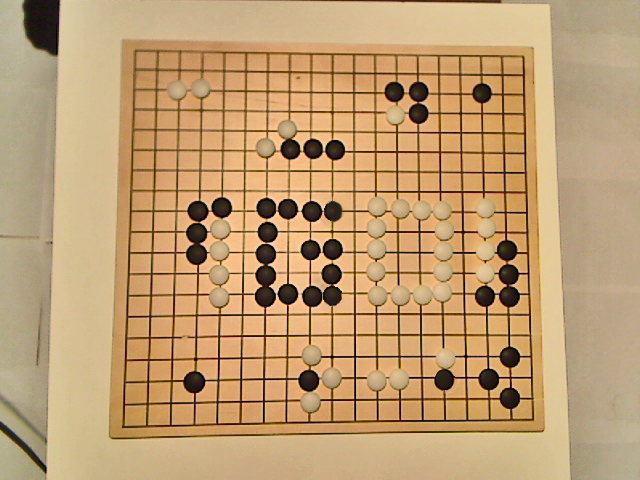
#> input picture image/board8.jpg, 640 x 480 px
$ python Scanner.py   (older library calls are emulated)
#> lines starting #> are read from the running program, lines starting #| are printed output that depends on the picture; after the words box and inside, x2 and y2 are one past the last pixel; in counts of white or black regions, pixels touching at a corner belong together
#> further down, img is the input picture: shape (480, 640, 3); mean B, G, R 114, 157.6, 191.4
#| Image size: (480, 640, 3)
### utils.py
import cv2
import matplotlib.pyplot as plt
import random


def imshow(img, title='Image'):
#> called with title = 'original image'
    plt.figure(random.choice(range(10000)))
    plt.title(title)
    if img.ndim == 3:
        plt.imshow(cv2.cvtColor(img, cv2.COLOR_BGR2RGB))
    else:
        plt.imshow(img, cmap='gray')
        # plt,imshow(cv2.cvtColor(img, cv2.COLOR_GRAY2RGB))
    plt.show()

### detect_board.py
import cv2
from utils import imshow
import numpy as np
from numpy.random import randint


def calc_bbox_area(b):
    return b[2] * b[3]


def calc_bbox_area_sum(bboxes):
    area_sum = 0
    for b in bboxes:
        area = calc_bbox_area(b)
        # print('area', area)
        area_sum += area

    return area_sum


# [21 lines left out: function delete_small_component, not called in this run]


def automatic_warp(img):
    imgHSV = cv2.cvtColor(img, cv2.COLOR_BGR2HSV)
#> imgHSV: shape (480, 640, 3); mean H, S, V 18.6, 107.4, 191.4

    v_channel = cv2.split(imgHSV)

    source_channel = v_channel[1]
    source_channel = cv2.medianBlur(source_channel, 3)

    # [5 lines of commented-out code are left out]

    threhold, source_channel = cv2.threshold(source_channel, 0, 255, cv2.THRESH_BINARY + cv2.THRESH_OTSU)  # + cv2.THRESH_OTSU
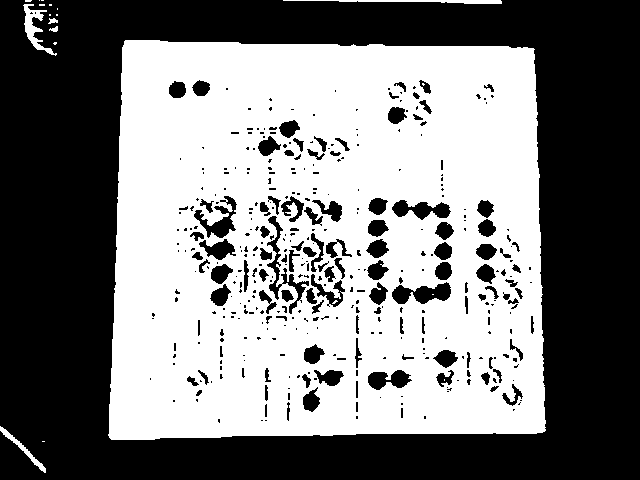
#> source_channel: shape (480, 640); 48.9% white; 20 white regions (14 under 20 px)
#> threhold = 106

    # source_channel = 255 - source_channel + cannyImg

    imshow(source_channel, 'source_channel threshold')

    clone = source_channel.copy()
    clone, contours, hierarchy = cv2.findContours(clone, cv2.RETR_LIST, cv2.CHAIN_APPROX_SIMPLE, offset=(0, 0))
#> contours = 434 contours, 278 with area under 20; largest, box (x1, y1, x2, y2) and area: (108, 40, 546, 440) 165288, (391, 281, 452, 305) 858, (193, 195, 238, 239) 784, (391, 199, 452, 221) 726, (367, 369, 413, 391) 603

    if len(contours) == 0:
        print('No contours found!')
        return None

    factor = 0.065
    bboxes = []
    new_contours = []
    for c in contours:
        # print('contour:', c.shape)
        b = cv2.approxPolyDP(c, cv2.arcLength(c, True) * factor, True)
        new_contours.append(b)
        # print('box:', cv2.boundingRect(b))
        bboxes.append(cv2.boundingRect(b))
#> this loop made 434 passes
#> b on passes 1 to 3: [[42, 441], [44, 441]], [[0, 426], [45, 472]], [[264, 420], [265, 419], [267, 420], [266, 421]]
#> after the loop, bboxes = 434 items, first 6: (42, 441, 3, 1), (0, 426, 46, 47), (264, 419, 4, 3), (260, 419, 4, 3), (217, 418, 4, 6), (423, 415, 4, 5); new_contours = 434 contours, 317 with area under 20; largest, box (x1, y1, x2, y2) and area: (111, 41, 546, 440) 164384, (194, 197, 237, 239) 692, (284, 267, 310, 315) 538, (367, 369, 413, 391) 522, (198, 238, 237, 258) 469

    bbox_area_sum = calc_bbox_area_sum(bboxes)
#> the loop in calc_bbox_area_sum, `for b in bboxes:` made 434 passes
#> (b, area, area_sum) on passes 2, 5, 6: ((0, 426, 46, 47), 2162, 2165), ((217, 418, 4, 6), 24, 2213), ((423, 415, 4, 5), 20, 2233)
#> after the loop in calc_bbox_area_sum, `for b in bboxes:`: area_sum = 216916
#> bbox_area_sum = 216916
    mean_area = bbox_area_sum / len(contours)
#> mean_area = 499.8

    assert len(bboxes) == len(new_contours)

    # print(len(new_contours))
    # print(hierarchy.shape)

    # print(mean_area)

    edge_factor = 0.995
    max_width = img.shape[1] * edge_factor
    max_height = img.shape[0] * edge_factor

    drawing = img.copy()
    for i, _ in enumerate(new_contours):
        color = (randint(0, 255), randint(0, 255), randint(0, 255))
        cv2.drawContours(drawing, new_contours, i, color, 2, 8, hierarchy, 0, (0, 0))
#> this loop made 434 passes
#> color on passes 1 to 3: (172, 47, 117), (192, 67, 251), (195, 103, 9)
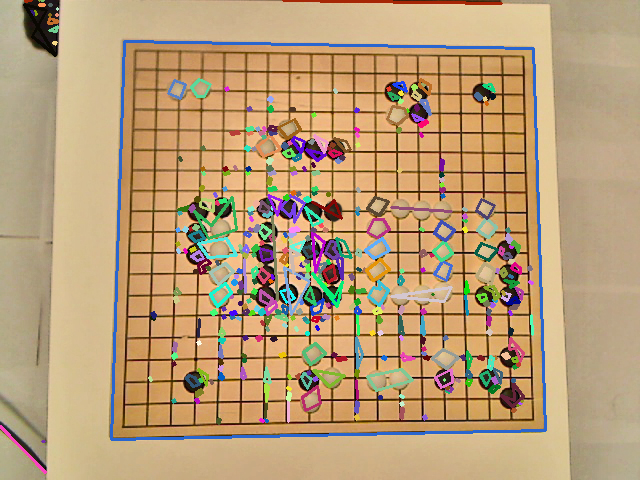
#> drawing: shape (480, 640, 3); 9.6% of pixels changed, all inside (x1, y1, x2, y2) = (0, 0, 547, 474)

    for b in bboxes:
        cv2.rectangle(drawing, (b[0], b[1]), (b[0] + b[2], b[1] + b[3]), (255, 255, 255), 2, 8)
#> this loop made 434 passes
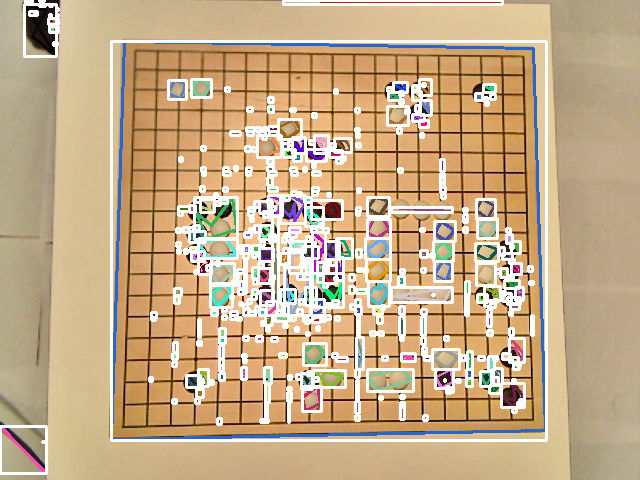
#> drawing: shape (480, 640, 3); 12.53% of pixels changed, all inside (x1, y1, x2, y2) = (0, 0, 548, 475)

    imshow(drawing, 'drawing')

    final_bboxes = []
    final_coutours = []
    # print(bboxes)
    for i, c in enumerate(new_contours):
        box = bboxes[i]
        box_width = box[2]
        box_height = box[3]
        area = box_height * box_width

        if (box_width > max_width and box_height > max_height):
            # print(max_height, max_width)
            # print(box_height, box_width)
            # print('contour removed due to size')
            pass
        elif area < mean_area:
            # print('contour removed due to area')
            pass
        elif c.shape[0] != 4:
            # print('contour removed due to shape')
            pass
        else:
            final_bboxes.append(box)
            final_coutours.append(c)
#> this loop made 434 passes
#> (c, box, box_width, box_height, area) on passes 2, 5, 6: ([[0, 426], [45, 472]], (0, 426, 46, 47), 46, 47, 2162), ([[218, 418], [220, 419], [219, 423], [217, 421]], (217, 418, 4, 6), 4, 6, 24), ([[423, 416], [425, 415], [426, 418], [424, 419]], (423, 415, 4, 5), 4, 5, 20)
#> after the loop, final_bboxes = [(367, 369, 46, 22), (432, 349, 27, 20), (303, 343, 23, 22), (210, 283, 22, 24), (312, 273, 31, 34), (210, 263, 24, 22), (366, 259, 24, 22), (365, 238, 25, 21), (198, 238, 39, 20), (311, 200, 31, 19), (257, 135, 24, 22), (111, 41, 435, 399), (24, 4, 32, 52)]; final_coutours = 13 contours; largest, box (x1, y1, x2, y2) and area: (111, 41, 546, 440) 164384, (367, 369, 413, 391) 522, (198, 238, 237, 258) 469, (257, 135, 281, 157) 252, (432, 349, 459, 369) 248

    if len(final_coutours) == 0:
        print('all contours removed!')
        return None

    if len(final_coutours) > 1:
        final_coutours = sorted(final_coutours, key=cv2.contourArea, reverse=True)
        final_bboxes = sorted(final_bboxes, key=calc_bbox_area, reverse=True)
#> final_bboxes = [(111, 41, 435, 399), (24, 4, 32, 52), (312, 273, 31, 34), (367, 369, 46, 22), (198, 238, 39, 20), (311, 200, 31, 19), (432, 349, 27, 20), (210, 283, 22, 24), (210, 263, 24, 22), (366, 259, 24, 22), (257, 135, 24, 22), (365, 238, 25, 21), (303, 343, 23, 22)]

    board_contour = final_coutours[0]
#> board_contour = [[124, 41], [111, 439], [545, 430], [533, 48]]
    board_box = final_bboxes[0]
#> board_box = (111, 41, 435, 399)

    if board_contour.shape[0] != 4:
        print('final contour errer!')
        return None

    center = (board_box[0] + board_box[2] / 2, board_box[1] + board_box[3] / 2)
#> center = (328.5, 240.5)

    # print(board_contour)
    upper = []
    lower = []
    for p in board_contour[:, 0, :]:
        if p[1] < center[1]:
            upper.append(p)
        else:
            lower.append(p)
#> this loop made 4 passes
#> after the loop, lower = [[111, 439], [545, 430]]; upper = [[124, 41], [533, 48]]

    if len(upper) != 2 or len(lower) != 2:
        print('can not split')
        return None

    p0 = upper[0]
#> p0 = [124, 41]
    p1 = upper[1]
#> p1 = [533, 48]
    if p0[0] > p1[0]:
        p0 = upper[1]
        p1 = upper[0]

    p2 = lower[0]
#> p2 = [111, 439]
    p3 = lower[1]
#> p3 = [545, 430]
    if p2[0] < p3[0]:
        p2 = lower[1]
#> p2 = [545, 430]
        p3 = lower[0]
#> p3 = [111, 439]

    final_draw = img.copy()
    cv2.rectangle(final_draw, (board_box[0], board_box[1]),
                  (board_box[0] + board_box[2], board_box[1] + board_box[3]),
                  (0, 0, 255), 4, 8)
    cv2.drawContours(final_draw, [board_contour], 0, (0, 255, 0), 2, 8)
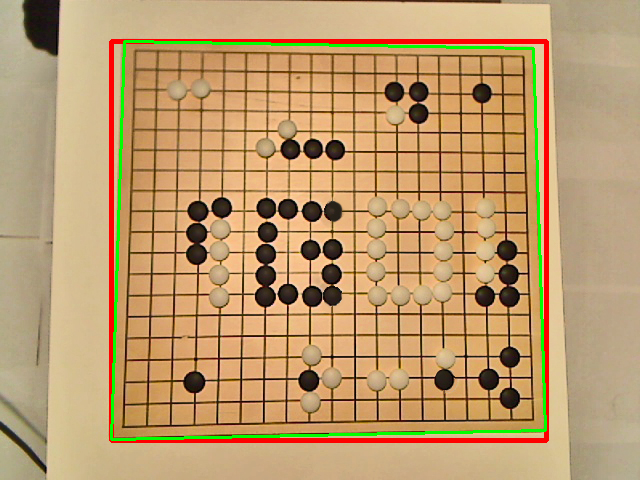
#> final_draw: shape (480, 640, 3); mean B, G, R 109, 154.7, 189.3

    print('Auto detect corner:', p0, p1, p2, p3)
#| Auto detect corner: [124  41] [533  48] [545 430] [111 439]

    imshow(final_draw, 'final_draw')

    return p0, p1, p2, p3


def getWarpedImg(img):
    corner = automatic_warp(img)
#> corner = ([124, 41], [533, 48], [545, 430], [111, 439])

    if corner is None:
        raise ValueError('Failed to found board!')

    warpedImg = warpImg(img, corner)

    return warpedImg


def warpImg(img, corner):
    imgSize = min(img.shape[0:2])
    dstSize = imgSize

    src = []
    for i in range(4):
        src.append(corner[i])
#> after the loop, src = [[124, 41], [533, 48], [545, 430], [111, 439]]

    dst = [[0, 0], [dstSize, 0], [dstSize, dstSize], [0, dstSize]]

    src, dst = np.array(src, dtype=np.float32), np.array(dst, dtype=np.float32)

    # print(src)
    # print(dst)

    m = cv2.getPerspectiveTransform(src, dst)
#> m = [[1.12, 0.0366, -140.5], [-0.0218, 1.27, -49.5], [-9.72e-05, 0.000153, 1]]

    warpedImg = cv2.warpPerspective(img, m, (imgSize, imgSize), borderValue=(255, 255, 255))
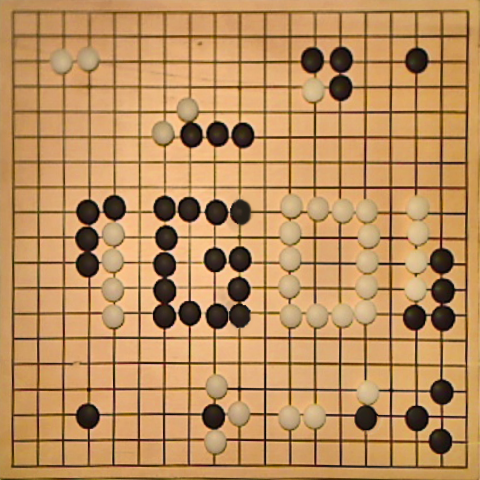
#> warpedImg: shape (480, 480, 3); mean B, G, R 94.1, 143.3, 188.2

    return warpedImg

### detect_line.py
import cv2
import numpy as np
import random

from utils import imshow


class PartitionOperator():
    def __init__(self, size, board_size):
        self.size = size
        if board_size == 0:
            self.board_size = random.choice([9, 13, 19])
        else:
            self.board_size = board_size
        self.boardfield = ((1.0 / self.board_size) * self.size) / 3.0

    def compare(self, a, b):
        distance = abs(a - b)
        return distance < self.boardfield


def partition(points, Oper):
    clusterSize = 0
    clusterNum = []
    pos_now = points[0]
    for p in points:
        if Oper.compare(pos_now, p):
            clusterNum.append(clusterSize)
        else:
            clusterSize += 1
            clusterNum.append(clusterSize)
            pos_now = p
    if len(points) != len(clusterNum):
        raise ValueError('Missing cluster points')
    return clusterSize, clusterNum


def createLinefromValue(circles, line_type, board_size, imgheight, imgwidth):
    if line_type == 'VERTICAL':
        valueIndex1 = 0
        valueIndex2 = 2
        imagesizeIndex = 3
        zeroIndex = 1
        imagesize = imgheight
    elif line_type == 'HORIZONTAL':
        valueIndex1 = 1
        valueIndex2 = 3
        imagesizeIndex = 2
        zeroIndex = 0
        imagesize = imgwidth

    Oper = PartitionOperator(imagesize, board_size)
    clusterSize, clusterNum = partition(circles, Oper)

    cluster_we_need = []
    new_clusterSize = 0
    for i in range(clusterSize):
        num_of_one_cluster = 0
        for k in clusterNum:
            if k == i:
                num_of_one_cluster += 1
            if num_of_one_cluster > 3:  # tune this to find more lines
                cluster_we_need.append(i)
                new_clusterSize += 1
                break

    clusterdCircles = []
    for k in range(new_clusterSize):
        temp = []
        for i, c in enumerate(clusterNum):
            if c == cluster_we_need[k]:
                temp.append(circles[i])
        clusterdCircles.append(temp)

    if len(clusterdCircles) != new_clusterSize:
        raise ValueError('Not equal cluster size')

    middle = [0, 0, 0, 0]
    middleLines = []

    for i in range(new_clusterSize):
        mid = np.mean(clusterdCircles[i])

        middle[zeroIndex] = 0
        middle[valueIndex1] = mid
        middle[imagesizeIndex] = imagesize
        middle[valueIndex2] = mid

        middleLines.append(middle.copy())

    return middleLines


def getBetterDetectionImage(houghImg, createFakeLines, board_size):
    houghCircleImg = houghImg.copy()
    element_dilate = cv2.getStructuringElement(cv2.MORPH_ELLIPSE, (7, 7))

    houghCircleImg = cv2.dilate(houghCircleImg, element_dilate)

    # imshow(houghCircleImg, 'houghCircleImg')

    if board_size == 0:
        min_radius = 20
        max_radius = 30
    else:
        min_radius = int((1.0 / board_size) * 200.0 - 4.0)
        max_radius = int((1.0 / board_size) * 320.0 + 4.0)

    circles = cv2.HoughCircles(houghCircleImg, cv2.HOUGH_GRADIENT, 1, 30,
                               param1=30, param2=10, minRadius=min_radius,
                               maxRadius=max_radius)
    circles = circles[0, :, :]

    houghCircleImg2 = cv2.cvtColor(houghCircleImg, cv2.COLOR_GRAY2RGB)
    for i in circles[:]:
        cv2.circle(houghImg, (i[0], i[1]), int(i[2] + 5), 0, -1, 8, 0)
        cv2.circle(houghCircleImg2, (i[0], i[1]), int(i[2] + 5), (0, 0, 255), -1, 8, 0)

    # imshow(houghImg, 'houghImg')
    # imshow(houghCircleImg2, 'houghCircleImg2')

    if createFakeLines:
        circles_x = []
        circles_y = []
        for i in circles:
            circles_x.append(i[0])
            circles_y.append(i[1])
        sorted_x = sorted(circles_x)
        sorted_y = sorted(circles_y)

        if len(sorted_x) != 0:
            vlines = createLinefromValue(sorted_x, 'VERTICAL', board_size,
                                         houghImg.shape[0], houghImg.shape[1])
        if len(sorted_y) != 0:
            hlines = createLinefromValue(sorted_y, 'HORIZONTAL', board_size,
                                         houghImg.shape[0], houghImg.shape[1])

        newLines = vlines + hlines

        houghImg2 = houghImg.copy()
        houghImg2 = cv2.cvtColor(houghImg2, cv2.COLOR_GRAY2RGB)
        for i, l in enumerate(newLines):
            # print('line {} from ({:.2f},{:.2f}) to ({:.2f},{:.2f})'.format(
            #     i, l[0], l[1], l[2], l[3]))
            cv2.line(houghImg, (l[0], l[1]), (l[2], l[3]), 255, 1, 8)
            cv2.line(houghImg2, (l[0], l[1]), (l[2], l[3]), (0, 0, 255), 1, 8)

    # imshow(houghImg, 'hough test')
    # imshow(houghImg2, 'hough2 test')

    return houghImg


def groupIntersectionLines(lines, imgheight, imgwidth):
    hlines = []
    vlines = []

    baseVector = [imgwidth, 0]

    for l in lines:
        lineVector = [l[2] - l[0], l[3] - l[1]]
        angle = calcBetweenAngle(baseVector, lineVector)

        if (angle <= 1 and angle >= -1):
            if ((l[0] - l[2]) != 0):
                m = (l[1] - l[3]) / (l[0] - l[2])

                l2 = np.zeros(4)
                l2[0] = 0
                l2[1] = int(-m * l[0] + l[1])
                l2[2] = imgwidth
                l2[3] = int(m * (imgwidth - l[2]) + l[3])
            else:
                l2 = np.zeros(4)
                l2[0] = 0
                l2[1] = l[1]
                l2[2] = imgwidth
                l2[3] = l[3]

            hlines.append(l2.copy())

        elif (angle >= 88 and angle <= 92):
            if((l[0] - l[2]) != 0):
                m = (l[1] - l[3]) / (l[0] - l[2])
                n = l[1] - m * l[0]

                l2 = np.zeros(4)
                l2[0] = int(-n / m)
                l2[1] = 0
                l2[2] = int((imgheight - n) / m)
                l2[3] = imgheight
            else:
                l2 = np.zeros(4)
                l2[0] = l[0]
                l2[1] = 0
                l2[2] = l[2]
                l2[3] = imgheight
            vlines.append(l2.copy())
        else:
            pass  # we just ignore these lines that neither horizontal nor vertical
    return hlines, vlines


def calcBetweenAngle(v1, v2):
    l1 = np.sqrt(v1[0] ** 2 + v1[1] ** 2)
    l2 = np.sqrt(v2[0] ** 2 + v2[1] ** 2)
    inner_product = v1[0] * v2[0] + v1[1] * v2[1]

    angle = np.arccos(inner_product / (l1 * l2))
    angle = angle * (180.0 / np.pi)
    return angle


def getBoardLines(lines, line_type, board_size, imgheight, imgwidth):
    if line_type == 'VERTICAL':
        valueIndex1 = 0
        valueIndex2 = 2
        imagesizeIndex = 3
        zeroIndex = 1
        imagesize = imgheight
    elif line_type == 'HORIZONTAL':
        valueIndex1 = 1
        valueIndex2 = 3
        imagesizeIndex = 2
        zeroIndex = 0
        imagesize = imgwidth

    lineStarts = []
    lineEnds = []
    for l in lines:
        lineStarts.append(l[valueIndex1])
        lineEnds.append(l[valueIndex2])

    Oper = PartitionOperator(imagesize, board_size)
    clusterSize, clusterNum = partition(lineStarts, Oper)

    clusterLinseStarts = []
    clusterLineEnds = []

    for j in range(clusterSize):
        temp_starts = []
        temp_ends = []
        for i in range(len(clusterNum)):
            if clusterNum[i] == j:
                temp_starts.append(lineStarts[i])
                temp_ends.append(lineEnds[i])
        clusterLinseStarts.append(temp_starts)
        clusterLineEnds.append(temp_ends)

    middle = [0, 0, 0, 0]
    middleLines = []

    for i in range(clusterSize):
        midStarts = np.mean(clusterLinseStarts[i])
        midEnds = np.mean(clusterLineEnds[i])

        middle[zeroIndex] = 0
        middle[valueIndex1] = midStarts
        middle[imagesizeIndex] = imagesize
        middle[valueIndex2] = midEnds

        middleLines.append(middle.copy())

    return middleLines


def intersection(h, v, imgheight, imgwidth):
    o1 = np.array([h[0], h[1]])
    p1 = np.array([h[2], h[3]])
    o2 = np.array([v[0], v[1]])
    p2 = np.array([v[2], v[3]])

    x = o2 - o1
    d1 = p1 - o1
    d2 = p2 - o2

    cross = d1[0] * d2[1] - d1[1] * d2[0]
    if abs(cross) < 1e-8:
        return False, None

    t1 = (x[0] * d2[1] - x[1] * d2[0]) / cross
    r = o1 + d1 * t1
    if r[0] >= imgwidth or r[1] >= imgheight:
        return False, None

    return True, r


def getBoardIntersections(warpedImg, thresholdValue, board_size):
#> called with thresholdValue = 255, board_size = 19
    imgheight = warpedImg.shape[0]
    imgwidth = warpedImg.shape[1]

    maxValue = 255
    thresholdType = 4

    warpedImgGray = cv2.cvtColor(warpedImg, cv2.COLOR_BGR2GRAY)
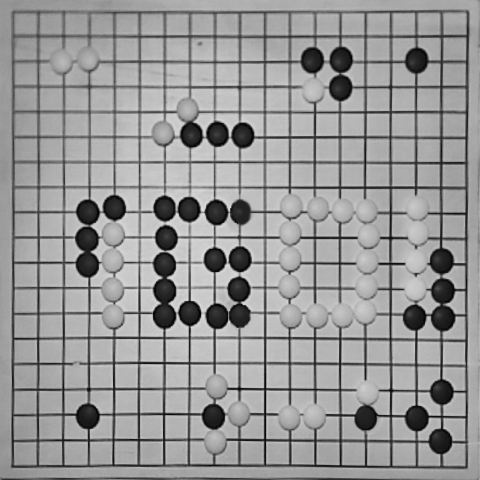
#> warpedImgGray: shape (480, 480); min 1, max 226, mean 151.1

    cannyImg = cv2.Canny(warpedImgGray, 100, 150, 3)
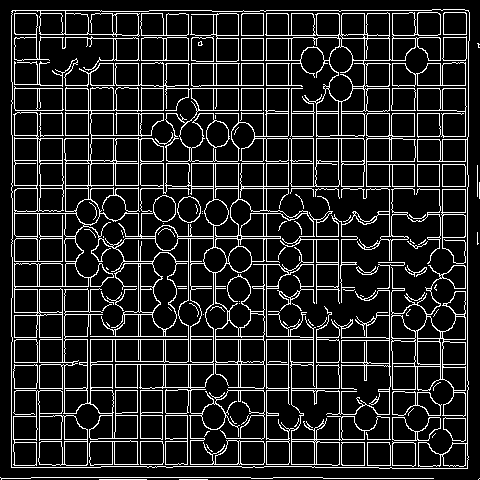
#> cannyImg: shape (480, 480); 13.9% white in thin lines or dots

    # Not useful?
    thresholdImg = cv2.threshold(cannyImg, 255, maxValue, thresholdType)[1]

    element = cv2.getStructuringElement(cv2.MORPH_ELLIPSE, (7, 7))
    thresholdImg = cv2.morphologyEx(thresholdImg, cv2.MORPH_CLOSE, element)
#> thresholdImg: shape (480, 480); 26.8% white; 6 white regions (2 under 20 px), largest, box (x1, y1, x2, y2) and area: (11, 9, 470, 469) 60398, (0, 477, 434, 480) 1139, (477, 165, 480, 199) 97, (477, 232, 480, 245) 35

    thresholdImg = getBetterDetectionImage(thresholdImg, True, board_size)
#> (the rest of the program and of its run is left out)
